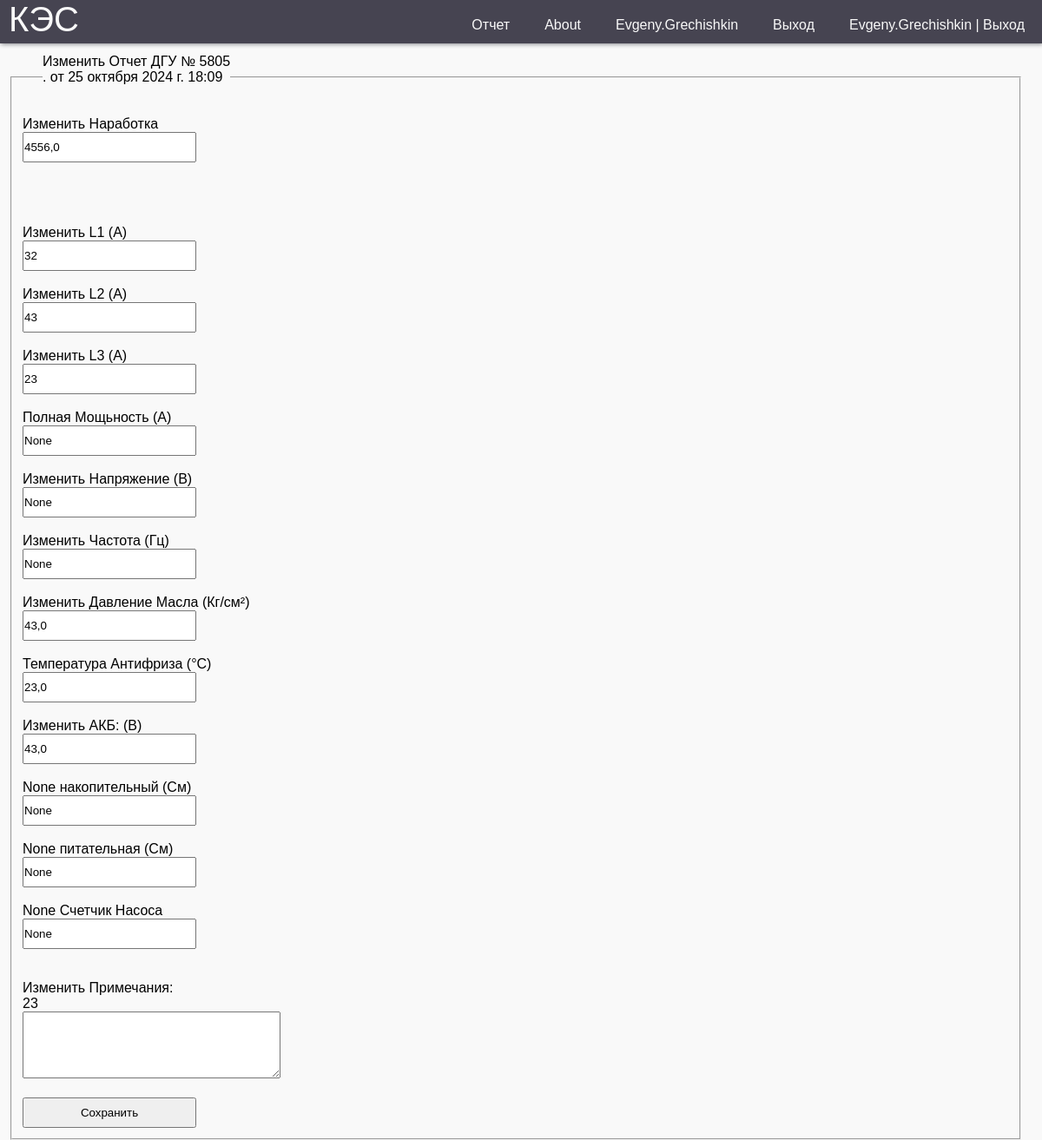
Screenshot of /edit_report/11/ (signed in) with the database file from the repository.
### report/models.py (models this page shows, shortened)
class CreateDGU(models.Model):
    name = models.CharField(max_length=30, verbose_name="Номер Дгу")
    hours = models.FloatField(null=True, default=0, verbose_name='МотоЧасы')
    maker_dvs = models.ForeignKey(Maker, on_delete=models.SET_NULL, null=True, blank=True, verbose_name="Производитель")
    long_name = models.CharField(max_length=30, null=True, blank=True, verbose_name="Название Дгу")
    post_name = models.ForeignKey(Post, on_delete=models.SET_NULL, null=True, blank=True, verbose_name="Название поста")
    dvs = models.ForeignKey(DVS, on_delete=models.SET_NULL, null=True, blank=True, verbose_name="ДВС")
    alternator = models.ForeignKey(Alternator, on_delete=models.SET_NULL, null=True, blank=True, verbose_name="Генератор")
    location = models.ForeignKey(Location, on_delete=models.SET_NULL, null=True, blank=True, verbose_name="Обьект")
    work = models.BooleanField(default=False, verbose_name='в Работе')
    status = models.ForeignKey(Status, on_delete=models.SET_NULL, null=True, verbose_name="Состояние")
    emkost_nak = models.ForeignKey(TK, on_delete=models.SET_NULL, default=1,
                                   null=True, blank=True, verbose_name="Номер накопительной емкости")
    emkost_pit = models.ForeignKey(Emkost, on_delete=models.SET_NULL, default=1,
                                   null=True, blank=True, verbose_name="Номер питательной емкости")
    pump_meter = models.ForeignKey(Pump_meter, on_delete=models.SET_NULL, default=1,
                                   null=True, blank=True, verbose_name="Счетчик насоса")
    mercury = models.ForeignKey(Mercury, on_delete=models.SET_NULL, null=True, blank=True, default=1,
                                verbose_name="Счетчик меркурий")
    paralel = models.BooleanField(default=False, verbose_name='Паралель')
    koguch = models.BooleanField(default=False, verbose_name='Кожухное Исполнение')
    weight = models.PositiveIntegerField(null=True, blank=True, default=0, verbose_name='Вес кг')
    lsh = models.CharField(max_length=100, null=True, blank=True, verbose_name="Длинна * Ширина * Высота ")
    title = models.CharField(max_length=250, blank=True, verbose_name='Описание  проблем')
    data_to = models.DateField(blank=True, null=True,  verbose_name='Дата последнего ТО')
    motochas_to = models.PositiveIntegerField(null=True, blank=True,  verbose_name='Моточасы последнего ТО')
    interval_to = models.PositiveIntegerField(null=True, blank=True, default=300, verbose_name='Межсервисный интервал')
    nagruzka = models.BooleanField(default=True, verbose_name='Нагрузка')
    active = models.BooleanField(default=True, verbose_name='Активная Нагрузка')
    reactive = models.BooleanField(default=True, verbose_name='Реактивная Нагрузка')
    full_load = models.BooleanField(default=True, verbose_name='Полная Нагрузка')
    l1 = models.BooleanField(default=True, verbose_name='L1')
    l2 = models.BooleanField(default=True, verbose_name='L2')
    l3 = models.BooleanField(default=True, verbose_name='L3')
    total_power = models.BooleanField(default=True, verbose_name='Общая мощность')
    voltage = models.BooleanField(default=True, verbose_name='Напряжение')
    frequency = models.BooleanField(default=True, verbose_name='Частота')
    dmasla = models.BooleanField(default=True, verbose_name='Давление масла')
    tog = models.BooleanField(default=True, verbose_name='Темп. Охл. Жидкости')
    akb = models.BooleanField(default=True, verbose_name='АКБ')
    primechanie = models.BooleanField(default=True, verbose_name='Примечания')
    tk_nak = models.BooleanField(default=True, verbose_name='ТК')
    emk_pit = models.BooleanField(default=True, verbose_name='Емкость питательная')
    pump_m = models.BooleanField(default=True, verbose_name='Счетчик Насоса')
    mrc = models.BooleanField(default=False, verbose_name='Меркурий')
    class Meta:
        verbose_name = 'ДГУ'
        verbose_name_plural = 'ДГУ'

class ReportDGU(models.Model):
    dgu = models.ForeignKey(CreateDGU, on_delete=models.SET_NULL, null=True, verbose_name="Номер Дгу")
    author = models.ForeignKey(get_user_model(), on_delete=models.SET_NULL, related_name='posts', null=True,
                               default=None)
    narabotka = models.FloatField(blank=True, null=True,  verbose_name='Моточасы')
    nar = models.FloatField(null=True, default=0, verbose_name='Наработка')
    nagruzka = models.PositiveIntegerField(null=True, blank=True, verbose_name='Нагрузка')
    active = models.PositiveIntegerField(null=True, blank=True,  verbose_name='Активная Нагрузка')
    reactive = models.PositiveIntegerField(null=True, blank=True,  verbose_name='Реактивная  Нагрузка')
    full_load = models.PositiveIntegerField(null=True, blank=True,  verbose_name='Полная  Нагрузка')
    l1 = models.PositiveSmallIntegerField(null=True, blank=True,  verbose_name='L1')
    l2 = models.PositiveSmallIntegerField(null=True, blank=True,  verbose_name='L2')
    l3 = models.PositiveSmallIntegerField(null=True, blank=True,  verbose_name='L3')
    total_power = models.PositiveSmallIntegerField(null=True, blank=True,  verbose_name='Общая Мощность')
    voltage = models.FloatField(blank=True, null=True,  verbose_name='Напряжение')
    frequency = models.FloatField(blank=True, null=True,  verbose_name='Частота')
    dmasla = models.FloatField(blank=True, null=True, verbose_name='Давление масла')
    tc = models.FloatField(blank=True, null=True,  verbose_name='Темп. Охл. Жидкости')
    akb = models.FloatField(blank=True, null=True, verbose_name='АКБ')
    title = models.CharField(max_length=450, null=True, blank=True,  verbose_name='Замечания')
    emkost_nak = models.ForeignKey(TK, on_delete=models.SET_NULL,
                                   null=True, blank=True, verbose_name="Номер накопительной емкости")
    emkost_nak_pok = models.FloatField(blank=True, null=True,  verbose_name='Уровень ДТ  см')
    emkost_pit = models.ForeignKey(Emkost, on_delete=models.SET_NULL,
                                   null=True, blank=True, verbose_name="Номер питательной емкости")
    emkost_pit_pok = models.FloatField(blank=True, null=True,  verbose_name='Уровень ДТ  см')
    pump_meter = models.ForeignKey(Pump_meter, on_delete=models.SET_NULL,
                                   null=True, blank=True, verbose_name="Счетчик насоса")
    pump_meter_pok = models.FloatField(blank=True, null=True,  verbose_name='Счетчик л')
    mercury = models.ForeignKey(Mercury, on_delete=models.SET_NULL, null=True, blank=True,
                                verbose_name="Счетчик меркурий")
    mercury_pok = models.FloatField(null=True, default=0, verbose_name='Покозания Меркурия')
    time_create = models.DateTimeField(auto_now_add=True, blank=True, null=True,)
    time_update = models.DateTimeField(auto_now=True, blank=True, null=True,)
    class Meta:
        verbose_name = 'Ежедневный отчет'
        verbose_name_plural = 'Ежедневный отчет'

### report/views.py (the view)
# urls.py: path("edit_report/<int:id>/", edit_report, name='edit_report'),
@login_required
def edit_report(request, id):
    def chec_zpt(text):
        return text.replace(',', '.') if ',' in text else text
    try:
        rpt = ReportDGU.objects.get(id=id)
        lct = rpt.dgu.location.id
        time = rpt.time_create
        dgu_name = CreateDGU.objects.get(id=rpt.dgu.id)
        if request.method == "POST":
            rpt.author = request.user
            mot_hours = float(chec_zpt(request.POST.get("narabotka")))
            rpt.narabotka = str(mot_hours)
            nar1 = rpt.nar
            rpt.active = request.POST.get("active")
            nar = mot_hours - dgu_name.hours
            rpt.nar = str(nar1 + nar)
            dgu_name.hours = mot_hours
            dgu_name.save(update_fields=["hours"])
            dgu_name.alternator.hours_alternator = dgu_name.alternator.hours_alternator + nar
            dgu_name.alternator.save(update_fields=["hours_alternator"])
            dgu_name.dvs.engine_hours = dgu_name.dvs.engine_hours + nar
            dgu_name.dvs.save(update_fields=["engine_hours"])
            rpt.nagruzka = request.POST.get("nagruzka")
            rpt.active = request.POST.get("active")
            rpt.reactive = request.POST.get("reactive")
            rpt.full_load = request.POST.get("full_load")
            rpt.l1 = request.POST.get("l1")
            rpt.l2 = request.POST.get("l2")
            rpt.l3 = request.POST.get("l3")
            rpt.total_power = request.POST.get("total_power")
            rpt.voltage = request.POST.get("voltage")
            rpt.frequency = request.POST.get("frequency")
            rpt.dmasla = chec_zpt(request.POST.get("dmasla"))
            rpt.tc = chec_zpt(request.POST.get("tc"))
            rpt.akb = chec_zpt(request.POST.get("akb"))
            rpt.emkost_nak = dgu_name.emkost_nak
            rpt.emkost_nak_pok = request.POST.get("emkost_nak")
            rpt.emkost_pit = dgu_name.emkost_pit
            rpt.emkost_pit_pok = request.POST.get("emkost_pit")
            rpt.pump_meter = dgu_name.pump_meter
            rpt.pump_meter_pok = request.POST.get("pump_meter")
            rpt.mercury_pok = request.POST.get("mercury")
            rpt.title = request.POST.get("title")
            rpt.save()
            return HttpResponseRedirect(f"/area/{lct}")
        else:
            return render(request, "edit_report.html", {"rpt": rpt,
                                                "time": time, "dgu_name": dgu_name})
    except :
        return HttpResponseNotFound("<h2>Product not found</h2>")

### report/templates/edit_report.html (shortened to what this page needs)
{% extends 'base.html' %}
{% block content %}
<main>
	<form method="POST">
		<fieldset>
			<legend>Изменить Отчет ДГУ № {{dgu_name.name}}  <p>.  от {{ time }} </p> <br></legend><br>
            <label>Изменить Наработка</label><br>
            	<input type="text" name="narabotka" value="{{rpt.narabotka}}" /><br>
            	<br>
				<br>
				<br>
				<br>
			{% if dgu_name.l1 %}<label>Изменить L1 (A)</label><br>
				<input type =  "text" name = "l1" value="{{rpt.l1}}"><br>{% endif %}<br>
			{% if dgu_name.l2 %}<label>Изменить L2 (A)</label><br>
				<input type =  "text" name = "l2" value="{{rpt.l2}}"><br>{% endif %}<br>
			{% if dgu_name.l3 %}<label>Изменить L3 (A)</label><br>
				<input type =  "text" name = "l3" value="{{rpt.l3}}"><br>{% endif %}<br>
			{% if dgu_name.total_power %}<label>Полная Мощьность (A)</label><br>
				<input type =  "text" name = "total_power" value="{{rpt.total_power}}"><br>{% endif %}<br>
			{% if dgu_name.voltage %}<label>Изменить Напряжение (B)</label><br>
				<input type =  "text" name = "voltage" value="{{rpt.voltage}}"><br>{% endif %}<br>
			{% if dgu_name.frequency %}<label>Изменить Частота (Гц)</label><br>
				<input type =  "text" name = "frequency" value="{{rpt.frequency}}"><br>{% endif %}<br>
			{% if dgu_name.dmasla %}<label>Изменить Давление Масла (Кг/см²)</label><br>
				<input type =  "text" name = "dmasla" value="{{rpt.dmasla}}"><br>{% endif %}<br>
			{% if dgu_name.tog %}<label>Температура Антифриза (°C)</label><br>
				<input type="text" name="tc" value="{{rpt.tc}}"><br>{% endif %}<br>
			{% if dgu_name.akb %}<label>Изменить АКБ:  (В)</label><br>
				<input type="text" name="akb" value="{{rpt.akb}}"><br>{% endif %}<br>
			{% if dgu_name.tk_nak %}<label>{{ rpt.emkost_nak }} накопительный (См)</label><br>
				<input type="text" name="emkost_nak" value="{{rpt.emkost_nak_pok}}"><br>{% endif %}<br>
			{% if dgu_name.emk_pit %}<label>{{ rpt.emkost_pit }} питательная (См)</label><br>
				<input type="text" name="emkost_pit" value="{{rpt.emkost_pit_pok}}"><br>{% endif %}<br>
			{% if dgu_name.pump_m %}<label>{{ rpt.pump_meter}} Счетчик Насоса</label><br>
				<input type="text" name="pump_meter" value="{{rpt.pump_meter_pok}}"><br>{% endif %}<br>
				<br>
			<label>Изменить Примечания:</label><br>
				<p>{{rpt.title}}</p>
				<textarea  name="title" rows="5" cols="35" value="{{rpt.title}}"></textarea><br> <br>
        <input type="submit" value="Сохранить">
        </fieldset>
    </form>
</main>
{% endblock %}

### report/templates/base.html (shortened to what this page needs)
<!DOCTYPE html>
{% load static %}
<html lang="ru">
<head>
    {% block css %}
        <link rel="stylesheet" href="{% static 'style/style.css' %}">
    {% endblock css %}
</head>
<body>
    <header class="header">
         <a href="{%url 'index'%}" class="logo">КЭС</a>
        <nav class="nav">
            <ul class="menu">
                {% if user.is_authenticated %}
                <li><a href="{%url 'create_dgu'%}">Отчет</a></li>
                <li><a href="#">About</a></li>
                <li><a href="admin/">{{user.username}}</a></li>
                <li><a href="{%url 'users:logout'%}">Выход</a></li>
                <li><a href="{%url 'users:logout'%}">{{user.username}} | Выход</a></li>
                {% else %}
                <li><a href="{%url 'users:login'%}">Авторизация</a></li>
                {% endif %}
            </ul>
        </nav>
    </header>
    {% block content %}{% endblock content %}
</body>
</html>

### report/static/style/style.css (style rules this page uses)
:root { --white: #f9f9f9; --black: #464451; --grey: #85888C; }
* { margin: 0; padding: 0; box-sizing: border-box; }
body { background-color: var(--white); font-family: "Poppins", sans-serif; }
a { text-decoration: none; }
ul { list-style: none; }
.header { background-color: var(--black); box-shadow: 1px 1px 5px 0px var(--grey); position: sticky; top: 0; width: 100%; height: 50px; }
.logo { display: inline-block; color: var(--white); font-size: 40px; margin-left: 10px; }
.nav { width: 100%; height: 100%; position: fixed; background-color: var(--black); overflow: hidden; }
.menu a { display: block; padding: 20px; color: var(--white); }
.nav { max-height: 0; transition: max-height .5s ease-out; }
fieldset { margin-top: 1%; margin-left: 1%; margin-right: 2%; padding-left : 1%; padding-bottom: 1%; }
legend { margin-left: 2%; }
input { width: 200px; height: 35px; }
@media (min-width: 768px) { .nav { max-height: 70px; top: 0; position: relative; float: right; width: fit-content; background-color: transparent; } }
@media (min-width: 768px) { .menu li { float: left; } }

### rows the page displays
CreateDGU: name "5805"
ReportDGU: time_create "25 октября 2024 г. 18:09", narabotka "4556,0", l1 "32", l2 "43", l3 "23", total_power "None", voltage "None", frequency "None", dmasla "43,0", tc "23,0", akb "43,0", emkost_nak "None", emkost_pit "None", pump_meter "None", title "23"

### other values shown
{{ user.username }} "Evgeny.Grechishkin"
